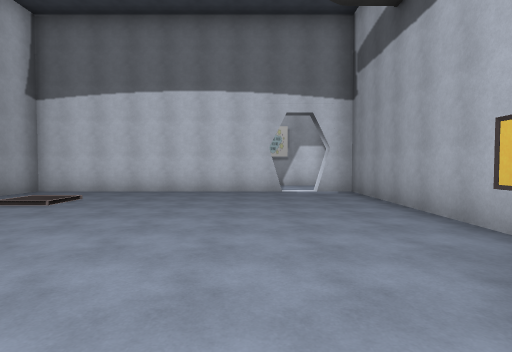
view 1 (above)

16 first-person views from a walk through a 3-D level made in the Unity game engine. The camera is 1.5 m above the floor, tilts 2° down and sees 80° across. The floor is counted in squares, 2 m on a side. Each view is taken from the middle of a square. On the plan, view 1 faces up. The plan holds only what a view shows up to about 10 squares ahead; the rest is blank. The player character is not drawn. Door leaves are left out, so doorways stand open. Some surface patterns are stand-ins.

view 2
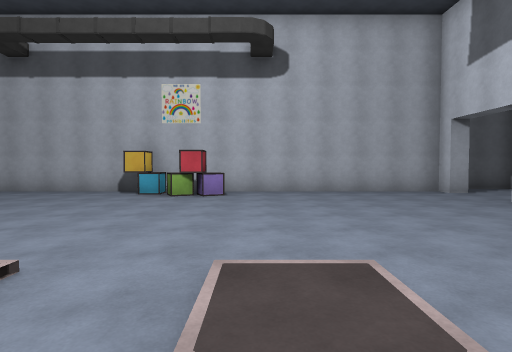

view 3
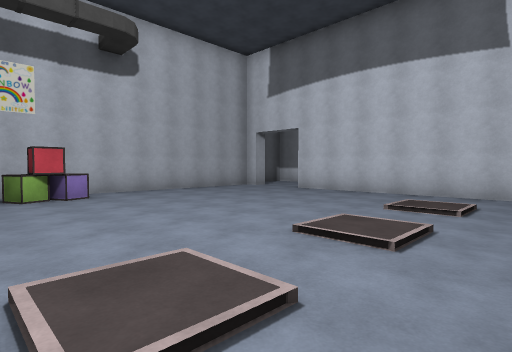

view 4
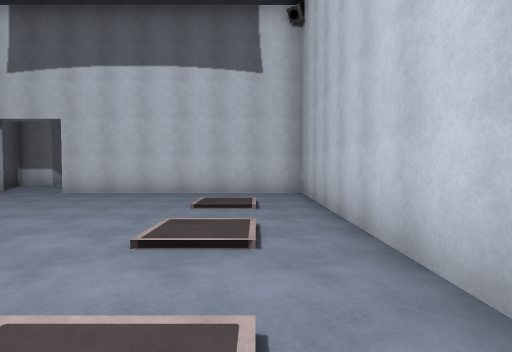

view 5
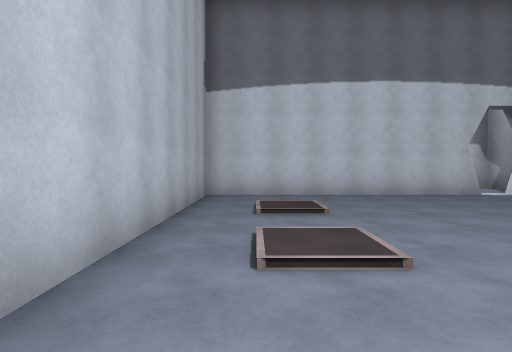

view 6
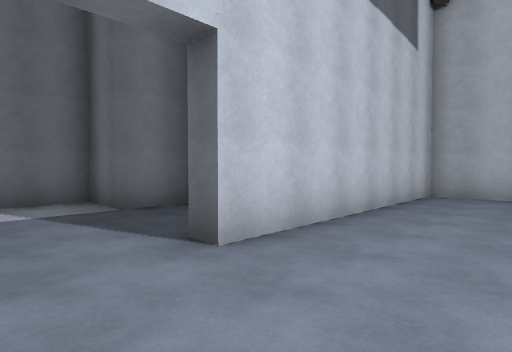

view 7
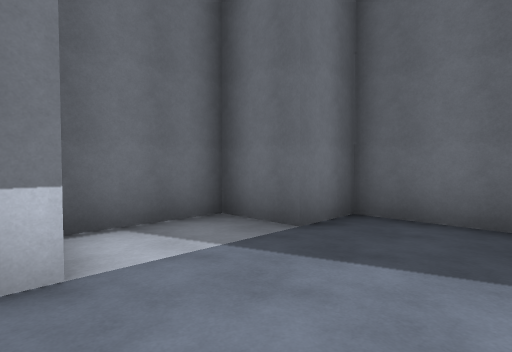

view 8
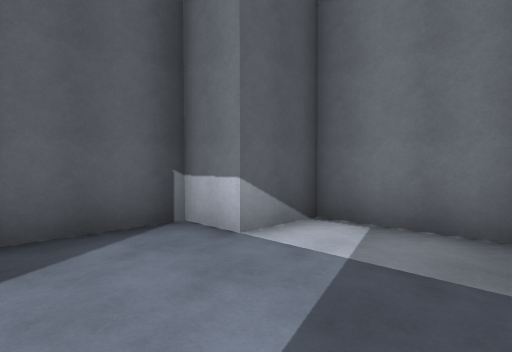

view 9
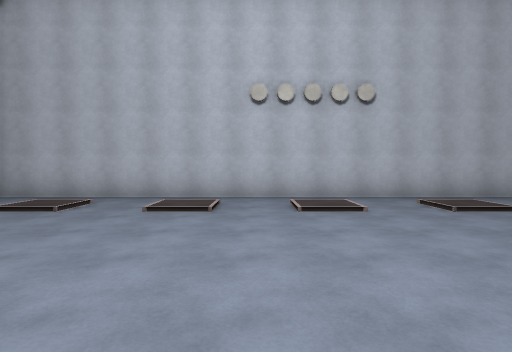

view 10
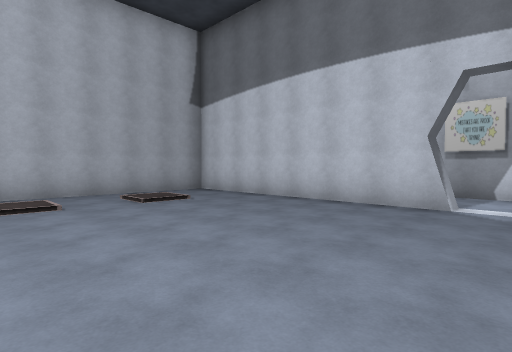

view 11
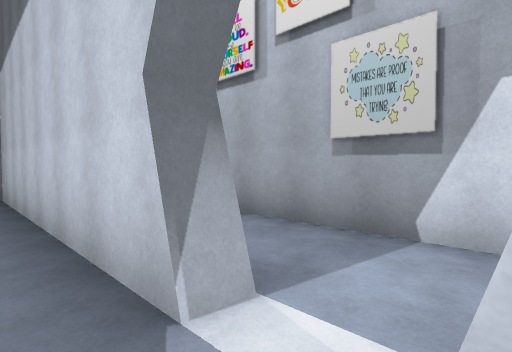

view 12
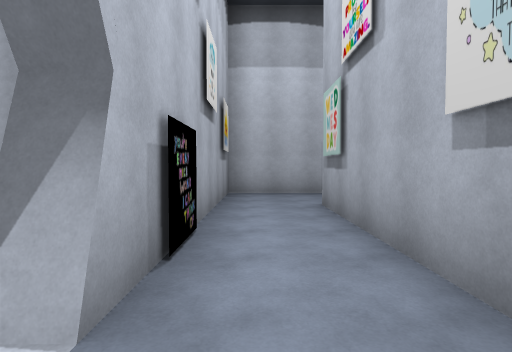

view 13
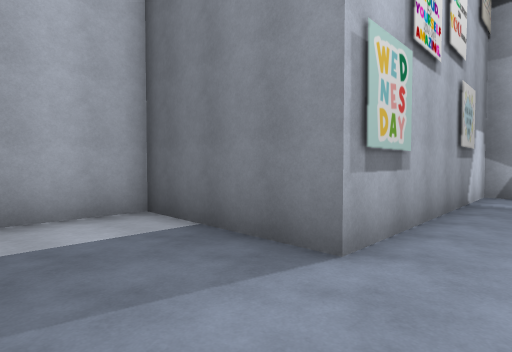

view 14
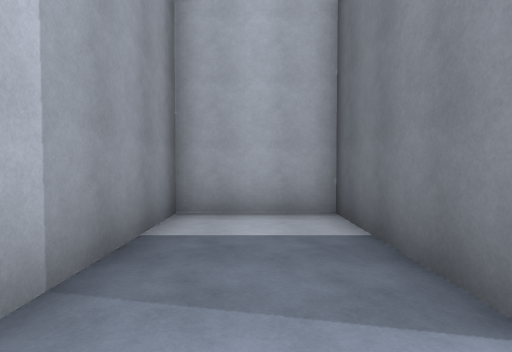

view 15
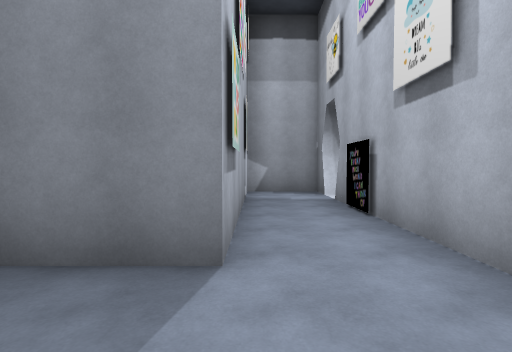

view 16
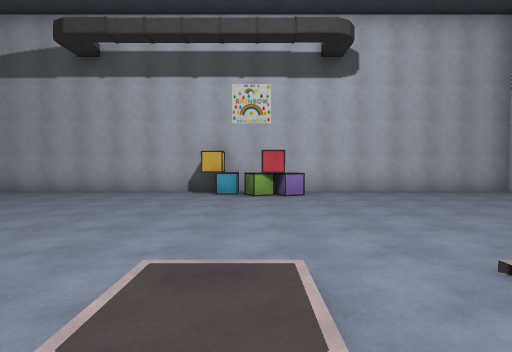

### Floor plan
Key: @ floor where view 1 was taken; # wall or solid block; . floor; / step, stairs or slope; D open door; O other object.
Columns run from 7 left of view 1 to 4 right of it. Each row starts with its distance up from view 1.
 15 #####
 14 #...#
 13 #...#
 12 #...#######
 11 #.........#
 10 #.........#
  9 ########.##
  8 #.........#
  7 #.//......#
  6 #.//......#
  5 #.........#
  4 #.//......#
  3 #.//......#
  2 #.//.....O#
  1 #.//.....O#
  0 #......@.O#
 -1 #.//......#
 -2 #.//......#
 -3 #.//......#
 -4 #.//......#
 -5 #.........#
 -6 #....###DD##
 -7 ######..DD.#
 -8      #.....#
 -9      #.....#
-10      ###..##
-11        ####

Where each view was taken, in squares from view 1:
view 1: 0 up, 0 right, facing up
view 2: 1 down, 6 left, facing right
view 3: 2 up, 6 left, facing down-right
view 4: 2 up, 5 left, facing down
view 5: 1 up, 5 left, facing up
view 6: 4 down, 2 right, facing down-left
view 7: 7 down, 3 right, facing down-left
view 8: 7 down, 0 right, facing down-right
view 9: 0 up, 1 right, facing left
view 10: 3 up, 2 right, facing up-left
view 11: 8 up, 2 right, facing up-left
view 12: 10 up, 2 right, facing left
view 13: 10 up, 6 left, facing up-right
view 14: 10 up, 5 left, facing up
view 15: 11 up, 6 left, facing right
view 16: 1 up, 6 left, facing right
